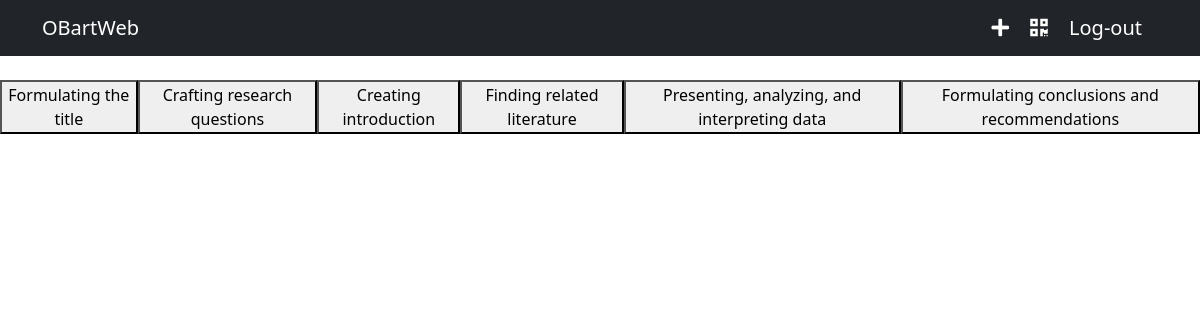
/admin-page/, run on the app's committed database.
### vsite/models.py (models this page shows, shortened)
class VideoContent(models.Model):
    CHAPTER_CHOICES = (
        (1, 'Formulating the title'),
        (2, 'Crafting research questions'),
        (3, 'Creating introduction'),
        (4, 'Finding related literature'),
        (5, 'Presenting, analyzing, and interpreting data'),
        (6,'Formulating conclusions and recommendations'),
    )
    title = models.CharField(max_length=100)
    chapter = models.IntegerField(choices=CHAPTER_CHOICES)
    video = models.FileField(upload_to='videos/')
    short_details = models.TextField()

### vsite/views.py (the view)
# urls.py: path('admin-page/', views.admin_page, name='admin_page'),
def admin_page(request):
    chapters = {}  # Initialize an empty dictionary to store chapters and videos
    for chapter_number, chapter_name in VideoContent.CHAPTER_CHOICES:
        videos = VideoContent.objects.filter(chapter=chapter_number)
        chapters[chapter_name] = list(videos)
    user_email = None
    if request.user.is_authenticated:
        user_email = request.user.username
    context = {
        'chapters': chapters,
        'user_email': user_email  # Pass the user's email to the template
    }
    return render(request, 'admin_page.html', context)

### vsite/templates/admin_page.html (shortened to what this page needs)
<!DOCTYPE html>
<html lang="en">
<head>
    <link href="https://cdn.jsdelivr.net/npm/bootstrap@5.3.2/dist/css/bootstrap.min.css" rel="stylesheet"
>
    <link href="https://cdnjs.cloudflare.com/ajax/libs/font-awesome/5.15.4/css/all.min.css" rel="stylesheet">
</head>
<body>
    <nav class="navbar navbar-expand-lg navbar-dark bg-dark">
        <div class="container justify-content-between">
            <a class="navbar-brand" href="{% url 'index' %}">
                 OBartWeb
            </a>
            <div>
                <a class="navbar-brand me-3" href="{% url 'add_video' %}">
                    <i class="fas fa-plus"></i>
                </a>
                <a class="navbar-brand me-3" href="{% url 'check_codes' %}">
                    <i class="fa fa-qrcode"></i>
                </a>
                <a class="navbar-brand" href="{% url 'logout' %}">
                    Log-out
                </a>
            </div>
        </div>
    </nav>
    <br>
    <div class="tabs">
        {% for chapter_number, videos in chapters.items %}
        <button class="tablinks" onclick="openChapter(event, '{{ chapter_number }}')">
            {{ chapter_number }}
        </button>
        {% endfor %}
    </div>
</body>
</html>

### vsite/templates/admin_page.html (style rules this page uses)
.tabs { display: flex; justify-content: center; margin-bottom: 20px; }

### data on the page
VideoContent: chapter_number "Formulating the title"
VideoContent: title "Crafting research questions"
VideoContent: title "Creating introduction"
VideoContent: title "Finding related literature"
VideoContent: title "Presenting, analyzing, and interpreting data"
VideoContent: title "Formulating conclusions and recommendations"
